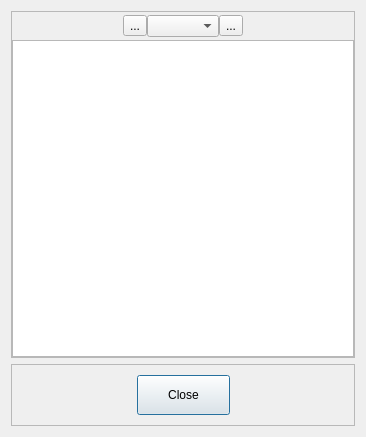
<?xml version="1.0" encoding="UTF-8"?>
<ui version="4.0">
 <class>DaysDlg</class>
 <widget class="QDialog" name="DaysDlg">
  <property name="geometry">
   <rect>
    <x>0</x>
    <y>0</y>
    <width>366</width>
    <height>437</height>
   </rect>
  </property>
  <property name="windowTitle">
   <string>Календарь</string>
  </property>
  <layout class="QVBoxLayout" name="verticalLayout">
   <item>
    <widget class="QFrame" name="frame">
     <property name="frameShape">
      <enum>QFrame::StyledPanel</enum>
     </property>
     <property name="frameShadow">
      <enum>QFrame::Raised</enum>
     </property>
     <layout class="QVBoxLayout" name="verticalLayout_2">
      <property name="spacing">
       <number>0</number>
      </property>
      <property name="leftMargin">
       <number>0</number>
      </property>
      <property name="topMargin">
       <number>0</number>
      </property>
      <property name="rightMargin">
       <number>0</number>
      </property>
      <property name="bottomMargin">
       <number>0</number>
      </property>
      <item>
       <widget class="QFrame" name="frame_3">
        <property name="sizePolicy">
         <sizepolicy hsizetype="Preferred" vsizetype="Fixed">
          <horstretch>0</horstretch>
          <verstretch>0</verstretch>
         </sizepolicy>
        </property>
        <property name="minimumSize">
         <size>
          <width>0</width>
          <height>28</height>
         </size>
        </property>
        <property name="frameShape">
         <enum>QFrame::NoFrame</enum>
        </property>
        <property name="frameShadow">
         <enum>QFrame::Plain</enum>
        </property>
        <property name="lineWidth">
         <number>0</number>
        </property>
        <layout class="QHBoxLayout" name="horizontalLayout">
         <property name="spacing">
          <number>0</number>
         </property>
         <property name="sizeConstraint">
          <enum>QLayout::SetNoConstraint</enum>
         </property>
         <property name="leftMargin">
          <number>0</number>
         </property>
         <property name="topMargin">
          <number>0</number>
         </property>
         <property name="rightMargin">
          <number>0</number>
         </property>
         <property name="bottomMargin">
          <number>0</number>
         </property>
         <item>
          <spacer name="horizontalSpacer_4">
           <property name="orientation">
            <enum>Qt::Horizontal</enum>
           </property>
           <property name="sizeHint" stdset="0">
            <size>
             <width>40</width>
             <height>20</height>
            </size>
           </property>
          </spacer>
         </item>
         <item>
          <widget class="QToolButton" name="btnLeft">
           <property name="text">
            <string>...</string>
           </property>
           <property name="icon">
            <iconset resource="../TM3res.qrc">
             <normaloff>:/images/Basic_set_Png/left_32.png</normaloff>:/images/Basic_set_Png/left_32.png</iconset>
           </property>
          </widget>
         </item>
         <item>
          <widget class="QComboBox" name="comboMonth">
           <property name="currentIndex">
            <number>-1</number>
           </property>
          </widget>
         </item>
         <item>
          <widget class="QToolButton" name="btnRight">
           <property name="text">
            <string>...</string>
           </property>
           <property name="icon">
            <iconset resource="../TM3res.qrc">
             <normaloff>:/images/Basic_set_Png/right_32.png</normaloff>:/images/Basic_set_Png/right_32.png</iconset>
           </property>
          </widget>
         </item>
         <item>
          <spacer name="horizontalSpacer">
           <property name="orientation">
            <enum>Qt::Horizontal</enum>
           </property>
           <property name="sizeHint" stdset="0">
            <size>
             <width>50</width>
             <height>20</height>
            </size>
           </property>
          </spacer>
         </item>
        </layout>
       </widget>
      </item>
      <item>
       <widget class="QTableView" name="tblDays">
        <property name="contextMenuPolicy">
         <enum>Qt::CustomContextMenu</enum>
        </property>
       </widget>
      </item>
     </layout>
    </widget>
   </item>
   <item>
    <widget class="QFrame" name="frame_2">
     <property name="sizePolicy">
      <sizepolicy hsizetype="Preferred" vsizetype="Fixed">
       <horstretch>0</horstretch>
       <verstretch>0</verstretch>
      </sizepolicy>
     </property>
     <property name="minimumSize">
      <size>
       <width>0</width>
       <height>62</height>
      </size>
     </property>
     <property name="frameShape">
      <enum>QFrame::StyledPanel</enum>
     </property>
     <property name="frameShadow">
      <enum>QFrame::Raised</enum>
     </property>
     <layout class="QHBoxLayout" name="horizontalLayout_2">
      <item>
       <spacer name="horizontalSpacer_2">
        <property name="orientation">
         <enum>Qt::Horizontal</enum>
        </property>
        <property name="sizeHint" stdset="0">
         <size>
          <width>40</width>
          <height>20</height>
         </size>
        </property>
       </spacer>
      </item>
      <item>
       <widget class="QPushButton" name="btnClose">
        <property name="sizePolicy">
         <sizepolicy hsizetype="Fixed" vsizetype="Fixed">
          <horstretch>0</horstretch>
          <verstretch>0</verstretch>
         </sizepolicy>
        </property>
        <property name="minimumSize">
         <size>
          <width>93</width>
          <height>40</height>
         </size>
        </property>
        <property name="text">
         <string>Close</string>
        </property>
       </widget>
      </item>
      <item>
       <spacer name="horizontalSpacer_3">
        <property name="orientation">
         <enum>Qt::Horizontal</enum>
        </property>
        <property name="sizeHint" stdset="0">
         <size>
          <width>40</width>
          <height>20</height>
         </size>
        </property>
       </spacer>
      </item>
     </layout>
    </widget>
   </item>
  </layout>
 </widget>
 <tabstops>
  <tabstop>btnLeft</tabstop>
  <tabstop>comboMonth</tabstop>
  <tabstop>btnRight</tabstop>
  <tabstop>tblDays</tabstop>
  <tabstop>btnClose</tabstop>
 </tabstops>
 <resources>
  <include location="../TM3res.qrc"/>
 </resources>
 <connections>
  <connection>
   <sender>btnClose</sender>
   <signal>clicked()</signal>
   <receiver>DaysDlg</receiver>
   <slot>close()</slot>
   <hints>
    <hint type="sourcelabel">
     <x>229</x>
     <y>416</y>
    </hint>
    <hint type="destinationlabel">
     <x>292</x>
     <y>390</y>
    </hint>
   </hints>
  </connection>
  <connection>
   <sender>btnLeft</sender>
   <signal>clicked()</signal>
   <receiver>DaysDlg</receiver>
   <slot>monthLeft()</slot>
   <hints>
    <hint type="sourcelabel">
     <x>136</x>
     <y>36</y>
    </hint>
    <hint type="destinationlabel">
     <x>121</x>
     <y>-86</y>
    </hint>
   </hints>
  </connection>
  <connection>
   <sender>btnRight</sender>
   <signal>clicked()</signal>
   <receiver>DaysDlg</receiver>
   <slot>monthRight()</slot>
   <hints>
    <hint type="sourcelabel">
     <x>255</x>
     <y>36</y>
    </hint>
    <hint type="destinationlabel">
     <x>238</x>
     <y>-96</y>
    </hint>
   </hints>
  </connection>
  <connection>
   <sender>comboMonth</sender>
   <signal>currentIndexChanged(int)</signal>
   <receiver>DaysDlg</receiver>
   <slot>monthChanged(int)</slot>
   <hints>
    <hint type="sourcelabel">
     <x>182</x>
     <y>29</y>
    </hint>
    <hint type="destinationlabel">
     <x>198</x>
     <y>-56</y>
    </hint>
   </hints>
  </connection>
 </connections>
 <slots>
  <slot>monthLeft()</slot>
  <slot>monthRight()</slot>
  <slot>monthChanged(int)</slot>
  <slot>yearChanged(int)</slot>
  <slot>tableClicked(QModelIndex)</slot>
 </slots>
</ui>
